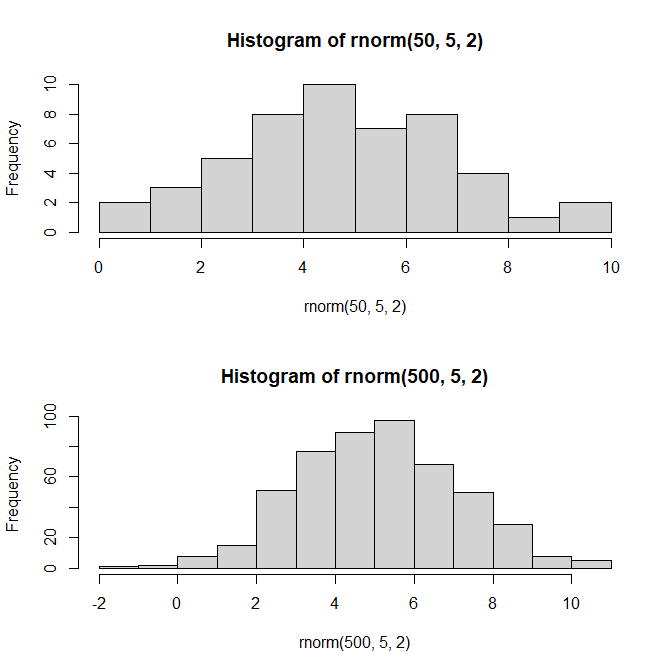

This figure's R source:
attach(mtcars)
par(mfrow = c(2, 1))

hist(
  rnorm(50, 5, 2),
)

hist(
  rnorm(500, 5, 2),
)
